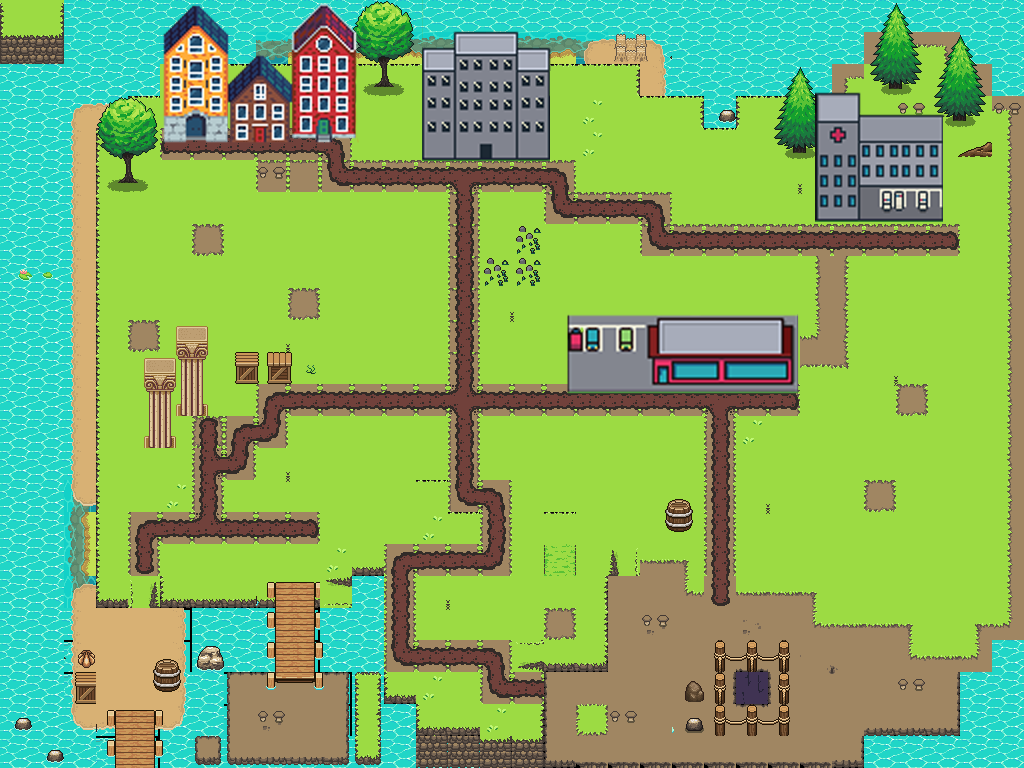

Tiled map render using the project's own tile images. Description and the map definition, with tile-layer contents summarised, below:
An orthogonal 32x24 tile map with 32x32 px tiles, 6 tile layers (mer, plage, deco, bordure, ...), 20 tilesets.

<map version="1.10" tiledversion="1.11.0" orientation="orthogonal" renderorder="right-down" width="32" height="24" tilewidth="32" tileheight="32" infinite="0" nextlayerid="7" nextobjectid="1">
 <tileset firstgid="1" name="water_and_island_tiles_v2" tilewidth="30" tileheight="30" tilecount="128" columns="16">
  <grid orientation="orthogonal" width="32" height="32" />
  <image source="../tileset/basic_tileset_and_assets_standard/water_and_island_tiles_v2.png" width="480" height="256" />
 </tileset>
 <tileset firstgid="129" source="../tileset/assets_spritesheet_v2_free.tsx" />
 <tileset firstgid="273" source="../tileset/basic.tsx" />
 <tileset firstgid="443" source="../tileset/decorations.tsx" />
 <tileset firstgid="446" source="../tileset/beach_tiles.tsx" />
 <tileset firstgid="626" source="../tileset/assets.tsx" />
 <tileset firstgid="698" source="../tileset/terrain_tiles_v3.tsx" />
 <tileset firstgid="858" source="../tileset/terrain_tiles_v2.tsx" />
 <tileset firstgid="1018" source="../tileset/water_and_island_tiles_v3.tsx" />
 <tileset firstgid="1138" source="../tileset/dirtpath_tiles.tsx" />
 <tileset firstgid="1154" source="../tileset/rope_fence_tiles.tsx" />
 <tileset firstgid="1170" source="../tileset/water_animation_demo.tsx" />
 <tileset firstgid="1194" source="../tileset/water_animation_demov2.tsx" />
 <tileset firstgid="1218" source="../tileset/City_Transparent.tsx" />
 <tileset firstgid="1378" source="../tileset/CityBuilder.tsx" />
 <tileset firstgid="1634" source="../tileset/CityBuilder2.tsx" />
 <tileset firstgid="1890" source="../tileset/City_Transparent64.tsx" />
 <tileset firstgid="2050" source="../tileset/City_Transparent3.tsx" />
 <tileset firstgid="2210" source="../tileset/City_Transparent_gymnase.tsx" />
 <tileset firstgid="2370" source="../tileset/col.tsx" />
 <layer id="1" name="mer" width="32" height="24">
  <data>[768 cells, 210 non-empty, 6 distinct tile ids]</data>
 </layer>
 <layer id="2" name="plage" width="32" height="24">
  <data>[768 cells, 598 non-empty, 71 distinct tile ids]</data>
 </layer>
 <layer id="3" name="deco" width="32" height="24">
  <data>[768 cells, 142 non-empty, 52 distinct tile ids]</data>
 </layer>
 <layer id="6" name="bordure" width="32" height="24">
  <data>[768 cells, 48 non-empty, 14 distinct tile ids]</data>
 </layer>
 <layer id="4" name="palmier" width="32" height="24">
  <data>[768 cells, 54 non-empty, 35 distinct tile ids]</data>
 </layer>
 <layer id="5" name="batiments" width="32" height="24">
  <data>[768 cells, 156 non-empty, 150 distinct tile ids]</data>
 </layer>
</map>
